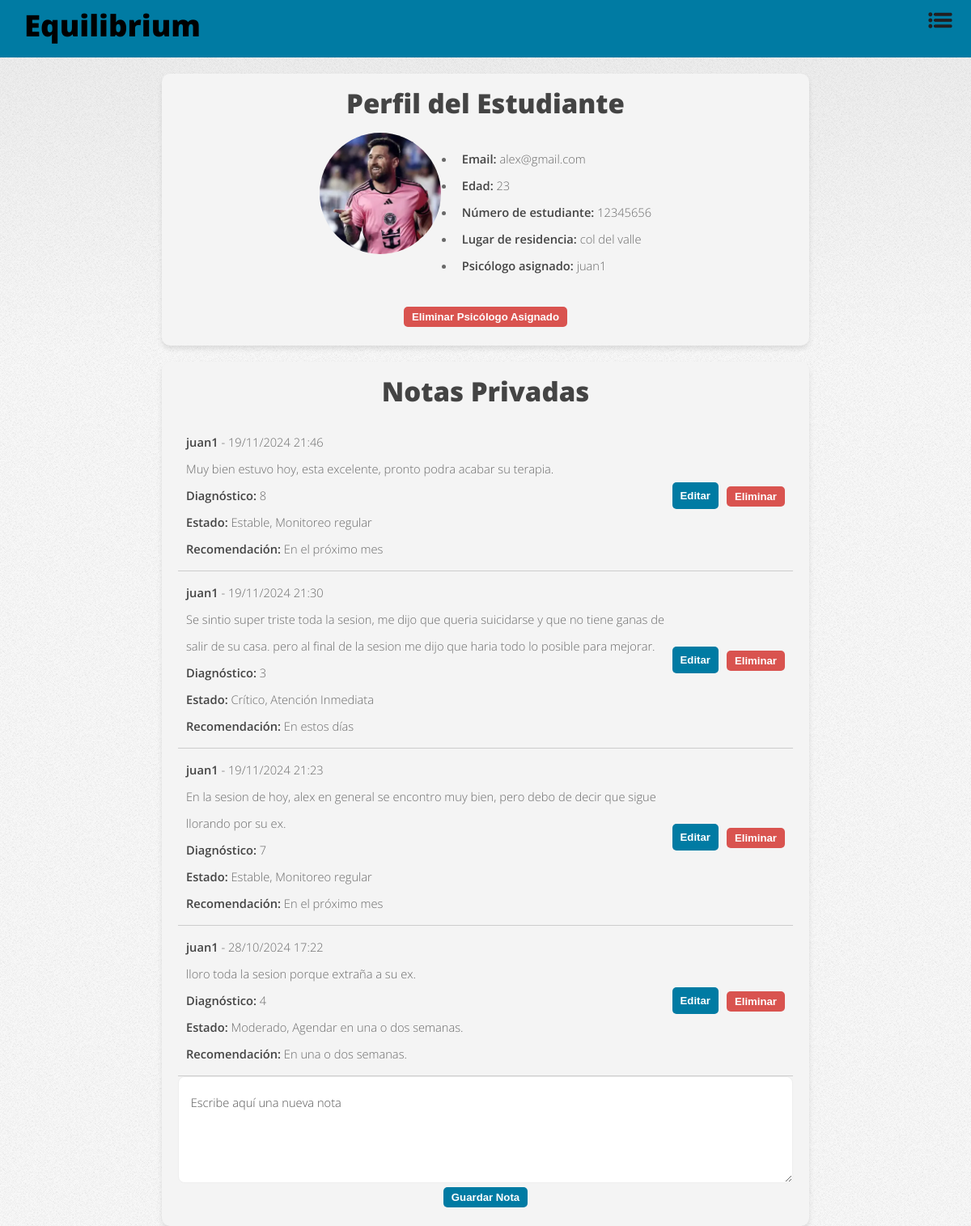
The page /student/1/view/ (signed in) on the database as committed earlier.
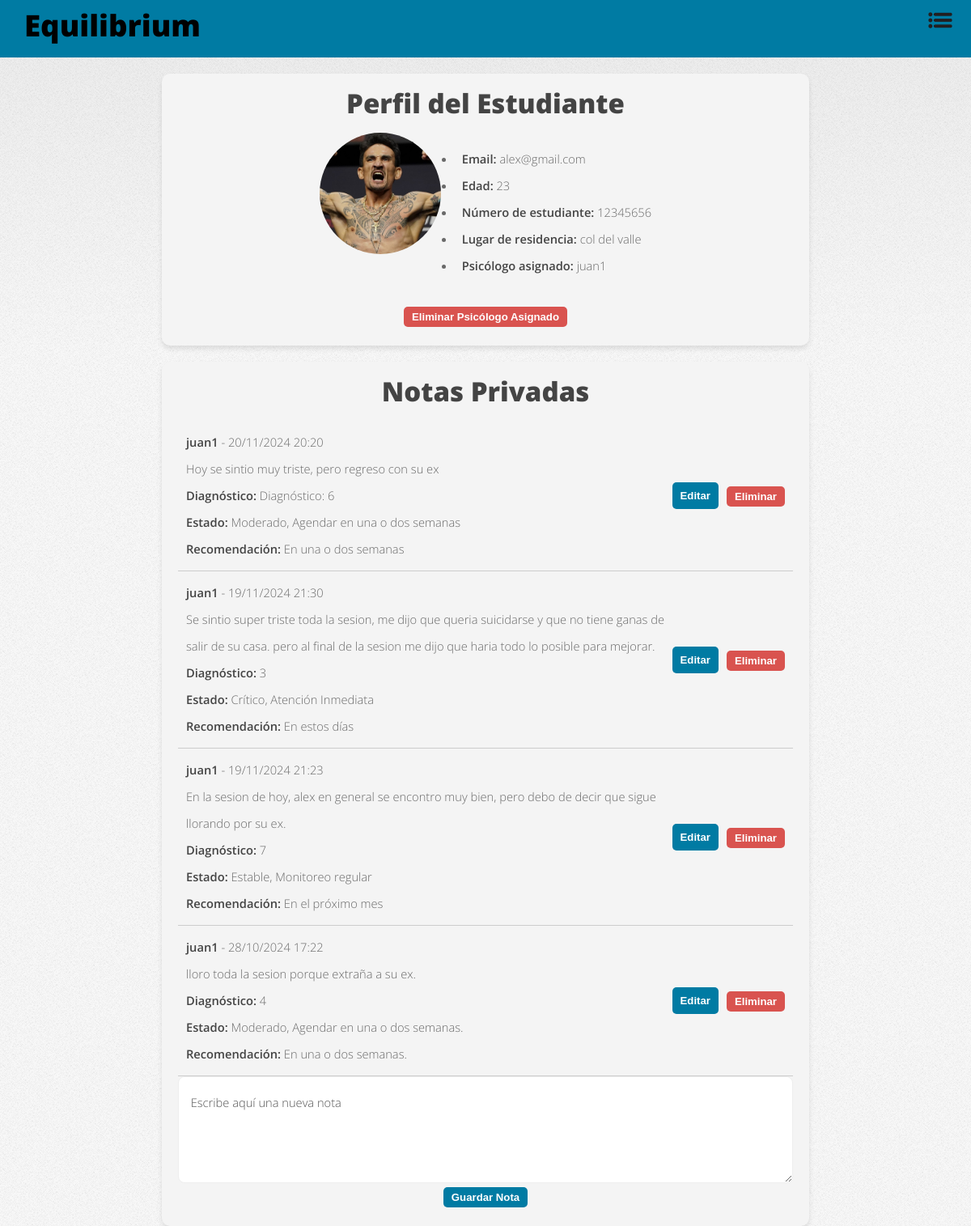
The same page on the database as committed later.
### main/models.py (models this page shows, shortened)
class Student(models.Model):
    user = models.OneToOneField(User, on_delete=models.CASCADE, related_name='student_profile')
    name = models.CharField(max_length=100)
    age = models.IntegerField()
    email = models.EmailField(unique=True)
    student_number = models.CharField(max_length=20, unique=True)
    location = models.CharField(max_length=100)
    profile_photo = models.ImageField(upload_to='profile_photos/', null=True, blank=True)
    psychologist = models.ForeignKey(
        Psychologist,
        on_delete=models.SET_NULL,
        null=True,
        blank=True,
        related_name='assigned_students'
    )

class Psychologist(models.Model):
    user = models.OneToOneField(User, on_delete=models.CASCADE, related_name='psychologist_profile')
    name = models.CharField(max_length=100)
    age = models.IntegerField()
    email = models.EmailField(unique=True)
    specialty = models.CharField(max_length=100)
    phone_number = models.CharField(max_length=15)
    profile_photo = models.ImageField(upload_to='profile_photos/', null=True, blank=True)
    cover_photo = models.ImageField(upload_to='cover_photos/', null=True, blank=True)

class PrivateNote(models.Model):
    student = models.ForeignKey(Student, on_delete=models.CASCADE, related_name='notes')
    content = models.TextField()
    created_by = models.ForeignKey(User, on_delete=models.SET_NULL, null=True, related_name='created_private_notes')
    created_at = models.DateTimeField(auto_now_add=True)
    sentiment = models.CharField(max_length=255, blank=True, null=True)  # Almacena el diagnóstico como texto
    state = models.CharField(max_length=50, blank=True, null=True)  # Nuevo campo para el estado
    recommendation = models.CharField(max_length=100, blank=True, null=True)  # Nuevo campo para la recomendación

### main/views.py (the view, shortened to what this page needs)
# urls.py: path('student/<int:student_id>/view/', views.view_student_profile, name='view_student_profile'),
@login_required
def view_student_profile(request, student_id):
    student = get_object_or_404(Student, id=student_id)
    current_user = request.user
    can_edit = student.psychologist == current_user.psychologist_profile
    is_psychologist = hasattr(current_user, 'psychologist_profile')
    notes = PrivateNote.objects.filter(student=student).order_by('-created_at')
    return render(request, 'view_student_profile.html', {
        'student': student,
        'can_edit': can_edit,
        'notes': notes,
        'is_psychologist': is_psychologist,  # Ahora esta variable está definida
    })

### main/templates/view_student_profile.html (shortened to what this page needs)
<!DOCTYPE html>
<html lang="es">
<head>
    {% load static %}
    <link rel="stylesheet" href="{% static 'css/fontawesome-all.min.css' %}">
    <link rel="stylesheet" href="{% static 'css/main.css' %}">
</head>
<body class="is-preload">
    <div id="page-wrapper">
        <div class="blue-bar">
            <h1 id="logo"><a href="{% url 'home' %}">Equilibrium</a></h1>
            <nav id="nav">
                <ul>
                    <li class="dropdown">
                        <a href="javascript:void(0)" class="dropbtn">
                            <img src="{% static 'img/menu-icon.png' %}" alt="Menú" class="menu-icon">
                        </a>
                    </li>
                </ul>
            </nav>
        </div>
        <section class="section-container">
            <h2>Perfil del Estudiante</h2>
            {% if student.profile_photo %}
                <img src="{{ student.profile_photo.url }}" alt="Foto del Estudiante" class="profile-photo">
            {% endif %}
            <ul>
                <li><strong>Email:</strong> {{ student.email }}</li>
                <li><strong>Edad:</strong> {{ student.age }}</li>
                <li><strong>Número de estudiante:</strong> {{ student.student_number }}</li>
                <li><strong>Lugar de residencia:</strong> {{ student.location }}</li>
                <li><strong>Psicólogo asignado:</strong> {{ student.psychologist.user.username }}</li>
            </ul>
            {% if can_edit %}
            <form method="POST" action="{% url 'remove_psychologist' student.id %}">
                <button type="submit" class="button delete-button">Eliminar Psicólogo Asignado</button>
            </form>
            {% endif %}
        </section>
        <section class="section-container">
            <h2>Notas Privadas</h2>
            {% for note in notes %}
                <div class="note">
                    <div class="note-content">
                        <strong>{{ note.created_by.username }}</strong> - {{ note.created_at|date:"d/m/Y H:i" }}<br>
                        <span id="note-text-{{ note.id }}">{{ note.content }}</span><br>
                        <strong>Diagnóstico:</strong> {{ note.sentiment }}<br>
                        <strong>Estado:</strong> {{ note.state|default:"No definido" }}<br>
                        <strong>Recomendación:</strong> {{ note.recommendation|default:"No definido" }}
                    </div>
                    <div class="buttons">
                        {% if can_edit and note.created_by == user %}
                            <button type="button" onclick="showEditForm({{ note.id }})" class="button">Editar</button>
                            <form method="POST" action="{% url 'delete_note' note.id %}" style="display: inline;">
                                <button type="submit" class="button delete-button">Eliminar</button>
                            </form>
                        {% endif %}
                    </div>
                </div>
            {% empty %}
                <p>No hay notas aún.</p>
            {% endfor %}
            {% if can_edit %}
                <form method="POST">
                    <textarea name="private_notes" placeholder="Escribe aquí una nueva nota"></textarea>
                    <button type="submit" class="button">Guardar Nota</button>
                </form>
            {% endif %}
        </section>
    </div>
</body>
</html>

### main/static/css/main.css (style rules this page uses)
html, body, div, span, applet, object, iframe, h1, h2, h3, h4, h5, h6, p, blockquote, pre, a, abbr, acronym, address, big, cite, code, del, dfn, em, img, ins, kbd, q, s, samp, small, strike, strong, sub, sup, tt, var, b, u, i, center, dl, dt, dd, ol, ul, li, fieldset, form, label, legend, table, caption, tbody, tfoot, thead, tr, th, td, article, aside, canvas, details, embed, figure, figcaption, footer, header, hgroup, menu, nav, output, ruby, section, summary, time, mark, audio, video { margin: 0; padding: 0; border: 0; font-size: 100%; font: inherit; vertical-align: baseline; }
article, aside, details, figcaption, figure, footer, header, hgroup, menu, nav, section { display: block; }
body { line-height: 1; }
ol, ul { list-style: none; }
body { -webkit-text-size-adjust: none; }
input, select, textarea { -moz-appearance: none; -webkit-appearance: none; -ms-appearance: none; appearance: none; }
html { box-sizing: border-box; }
*, *:before, *:after { box-sizing: inherit; }
body { background-image: -moz-linear-gradient(top, rgba(0, 0, 0, 0.05), rgba(0, 0, 0, 0)), url("images/bg01.png"); background-image: -webkit-linear-gradient(top, rgba(0, 0, 0, 0.05), rgba(0, 0, 0, 0)), url("images/bg01.png"); background-image: -ms-linear-gradient(top, rgba(0, 0, 0, 0.05), rgba(0, 0, 0, 0)), url("images/bg01.png"); background-image: linear-gradient(top, rgba(0, 0, 0, 0.05), rgba(0, 0, 0, 0)), url("images/bg01.png"); background-color: #f7f7f7; background-position: top left, top left; background-repeat: repeat-x, repeat; background-size: 100% 30em, auto; font-family: 'Open Sans', sans-serif; font-size: 13pt; color: #696969; font-weight: 300; line-height: 2.25em; }
body.is-preload *, body.is-preload *:before, body.is-preload *:after { -moz-animation: none !important; -webkit-animation: none !important; -ms-animation: none !important; animation: none !important; -moz-transition: none !important; -webkit-transition: none !important; -ms-transition: none !important; transition: none !important; }
input, select, textarea { font-family: 'Open Sans', sans-serif; font-size: 13pt; color: #696969; font-weight: 300; line-height: 2.25em; }
a { color: #0090c5; text-decoration: underline; }
h1, h2, h3, h4, h5, h6 { color: #444; font-weight: 800; }
h1 a, h2 a, h3 a, h4 a, h5 a, h6 a { color: inherit; text-decoration: none; outline: 0; }
h2 { font-size: 2.25em; margin: 0 0 1.1em 0; line-height: 1em; }
b, strong { font-weight: 600; color: #444; }
p, ul, ol, dl, table { margin-bottom: 2em; }
section, article { margin-bottom: 5em; }
section > :last-child, article > :last-child, section:last-child, article:last-child { margin-bottom: 0; }
form input[type="text"], form input[type="email"], form input[type="password"], form select, form textarea { -webkit-appearance: none; display: block; width: 100%; border-radius: 8px; border: solid 1px #eee; }
form textarea { min-height: 9em; padding: 1em; }
input[type="button"], input[type="submit"], input[type="reset"], button, .button { -moz-transition: background-color .25s ease-in-out; -webkit-transition: background-color .25s ease-in-out; -ms-transition: background-color .25s ease-in-out; transition: background-color .25s ease-in-out; -webkit-appearance: none; position: relative; display: inline-block; background: #0090c5; color: #fff; text-decoration: none; border-radius: 6px; font-weight: 800; outline: 0; border: 0; cursor: pointer; font-size: 1.35em; padding: 0.6em 1.5em; }
ul { list-style: disc; padding-left: 1em; }
ul li { padding-left: 0.5em; }
#nav { position: absolute; right: 0; top: 0; font-size: 0.9em; }
#nav ul { list-style: none; padding-left: 0; }
#nav ul li { float: left; line-height: 4.5em; padding-left: 1.5em; }
#nav ul li a, #nav ul li span { -moz-transition: background-color .25s ease-in-out; -webkit-transition: background-color .25s ease-in-out; -ms-transition: background-color .25s ease-in-out; transition: background-color .25s ease-in-out; font-weight: 800; letter-spacing: 0.025em; color: #696969; text-decoration: none; border-radius: 6px; padding: 0.5em 1em 0.5em 1em; }
@media screen and (max-width: 1680px) { body, input, select, textarea { font-size: 12pt; } }
@media screen and (max-width: 1280px) { body, input, select, textarea { font-size: 11pt; } }

Rows that differ between the two databases and show on the page:
removed PrivateNote: created_by.username "juan1", created_at "19/11/2024 21:46", content "Muy bien estuvo hoy, esta excelente, pronto podra acabar su terapia.", sentiment "8", state "Estable, Monitoreo regular", recommendation "En el próximo mes"
changed Student "alex@gmail.com": profile_photo: a different picture
added PrivateNote: created_by.username "juan1", created_at "20/11/2024 20:20", content "Hoy se sintio muy triste, pero regreso con su ex", sentiment "Diagnóstico: 6", state "Moderado, Agendar en una o dos semanas", recommendation "En una o dos semanas"
